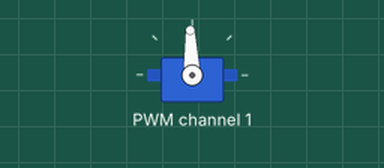
This program was run on a simulated Raspberry Pi (header pin numbers). On the bench: servo. Servo angles are drawn from the pulse width (0.5 ms = 0°, 2.5 ms = 180°).

Above: at 0.05 s.
At 2.0 s:
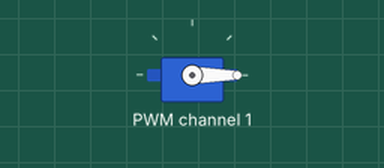
At 3.0 s:
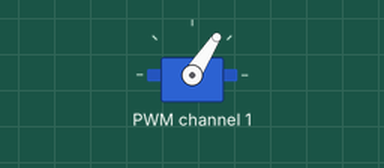
At 4.0 s:
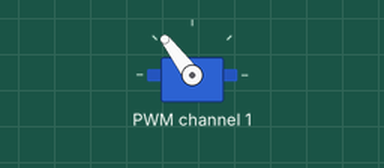
Timing chart, 0 to 5.2 s (numbered marks = the images above):
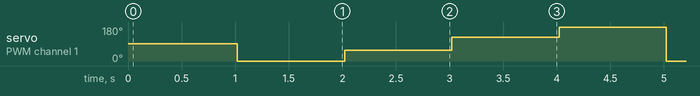

The program:

_servoControl2.py
```python
# from __future__ import division    # python2使用
from time import sleep
import Adafruit_PCA9685             # 调用PCA9685模块

from luma.core.interface.serial import i2c, spi
from luma.core.render import canvas
from luma.oled.device import ssd1306, ssd1325, ssd1331, sh1106
from luma.core.virtual import viewport

# # 初始化端口
# serial = i2c(port=1, address=0x3C)
# # 初始化设备，这里改ssd1306, ssd1325, ssd1331, sh1106
# device = ssd1306(serial, width=128, height=32)

# pwm = Adafruit_PCA9685.PCA9685()
# # 设置最大最小脉冲长度
# servo_min = 75  # 4096的最小脉冲长度
# servo_max = 550  # 4096的最大脉冲长度
# servo_mid = 365  # 4096的中间脉冲长度
# 设置频率为60
# pwm.set_pwm_freq(50)
# print('Moving servo on, press Ctrl-C to quit...')
# for off in range(0, 731):
#     pwm.set_pwm(0, 0, off)
#     print(off)
#     with canvas(device) as draw:
#         draw.rectangle(device.bounding_box, outline="white", fill="black")
#         draw.text((30, 10), str(off), fill="white")
#     sleep(0.05)
# while True:
#     pwm.set_pwm(1, 0, servo_min)
#     sleep(1)
#     pwm.set_pwm(1, 0, servo_max)
#     sleep(1)


class SERVO:
    def __init__(self, channel, startAngle, maxAngle=180):
        self.channel = channel
        # GPIO.setup(port, GPIO.OUT)
        self.maxAngle = maxAngle
        self.pwm = Adafruit_PCA9685.PCA9685()
        self.pwm.set_pwm_freq(50)
        self.nowAngle = startAngle
        self.pwm.set_pwm(channel, 0, self.angleToPulseLength(startAngle))

        # with canvas(device) as draw:
        #     draw.rectangle(device.bounding_box, outline="white", fill="black")
        #     draw.text((30, 10), str(self.nowAngle), fill="white")

    def angleToPulseLength(self, angle):
        return int(75+(550-75)*(angle/self.maxAngle))

    def turnToAngle(self, angle):
        self.nowAngle = angle
        self.pwm.set_pwm(self.channel, 0, self.angleToPulseLength(angle))

        # with canvas(device) as draw:
        #     draw.rectangle(device.bounding_box, outline="white", fill="black")
        #     draw.text((30, 10), str(self.nowAngle), fill="white")

    def addAngle(self, d_angle):
        self.nowAngle = min(max(self.nowAngle+d_angle, 0), self.maxAngle)
        self.turnToAngle(self.nowAngle)

        # with canvas(device) as draw:
        #     draw.rectangle(device.bounding_box, outline="white", fill="black")
        #     draw.text((30, 10), str(self.nowAngle), fill="white")


if __name__ == '__main__':
    s1 = SERVO(1, 90)
    sleep(1)
    for i in range(3):
        s1.turnToAngle(0)
        sleep(1)
        s1.turnToAngle(60)
        sleep(1)
        s1.turnToAngle(120)
        sleep(1)
        s1.turnToAngle(180)
        sleep(1)

    for i in range(200):
        s1.addAngle(-1)
        sleep(0.1)
    for i in range(200):
        s1.addAngle(1)
        sleep(0.05)

    # import RPi.GPIO as GPIO

    # GPIO.setmode(GPIO.BOARD)
    # # GPIO.setup(40, GPIO.OUT)

    # GPIO.setup(37, GPIO.IN)
    # while True:
    #     if GPIO.input(37):
    #         # s1.turnToAngle(60)
    #         print('high')
    #     else:
    #         # s1.turnToAngle(120)
    #         print('low')

    # GPIO.cleanup()
```
